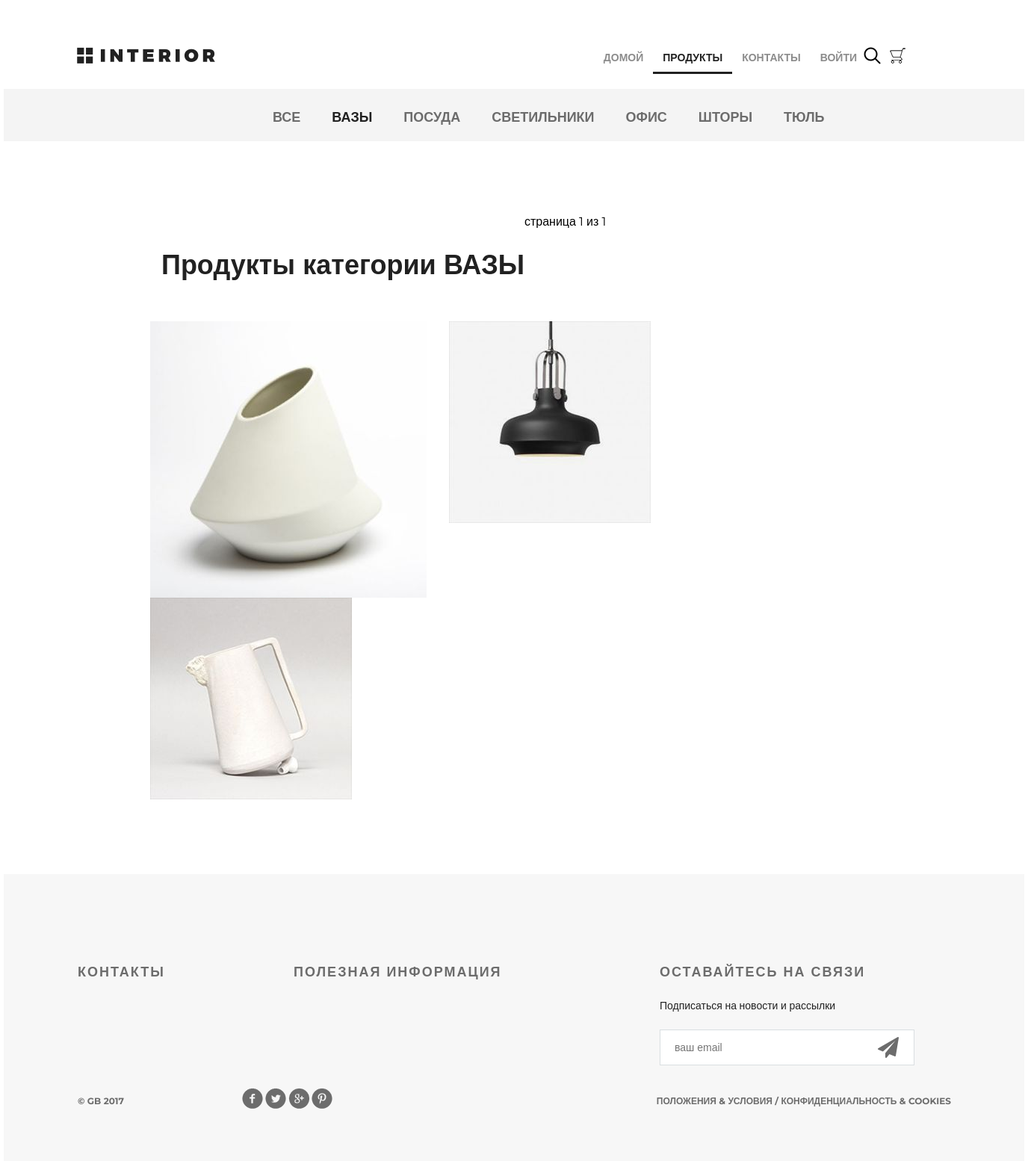
Page /category/1/ on the committed database.
### mainapp/models.py (models this page shows, shortened)
class ProductCategory(models.Model):
    name = models.CharField('название', max_length=64)
    description = models.TextField('описание', blank=True)
    is_active = models.BooleanField('активность', default=True)
    class Meta:
        verbose_name = 'категория'
        verbose_name_plural = 'категории'

class Product(models.Model):
    category = models.ForeignKey(ProductCategory, on_delete=models.CASCADE)
    name = models.CharField('название', max_length=64)
    description = models.TextField('описание', blank=True)
    short_desc = models.CharField('краткое описание', max_length=200, blank=True)
    image = models.ImageField(upload_to='product-img', blank=True)
    price = models.DecimalField(max_digits=8, decimal_places=2, default=0)
    quantity = models.PositiveIntegerField('количество на складе', default=0)
    is_active = models.BooleanField('активность', default=True)
    class Meta:
        verbose_name = 'продукт'
        verbose_name_plural = 'продукты'

### mainapp/views.py (the view)
# urls.py: path('category/<int:pk>/', mainapp.category, name='category'),
def category(request, pk):
    page_num = request.GET.get('page', 1)
    if pk == 0:
        category = {'pk': 0, 'name': 'все'}
        products = Product.objects.all()
    else:
        category = get_object_or_404(ProductCategory, pk=pk)
        products = category.product_set.all()
    products_paginator = Paginator(products, 3)
    try:
        products = products_paginator.page(page_num)
    except PageNotAnInteger:
        products = products_paginator.page(1)
    except EmptyPage:
        products = products_paginator.page(products_paginator.num_pages)
    context = {'page_title': 'товары категории',
               'products': products,
               'category': category,
               'categories': get_menu()}
    return render(request, 'mainapp/products_category.html', context)

### mainapp/views.py (called while the page is built)
def get_menu():
    return ProductCategory.objects.all()

### mainapp/templates/mainapp/products_category.html (shortened to what this page needs)
{% extends 'mainapp/base.html' %}
{% load static %}
{% block centerblock %}
    <div class="hero-white">
        {% include 'mainapp/includes/inc_menu.html' %}
    </div>
    <div class="details">
        {% include 'mainapp/includes/menu_catalog.html' %}
        <div class="details-products">
            <div class="related">
                <div class="title clearfix">
                    <h2>Продукты категории {{ category.name|upper }}</h2>
                    <div class="paginator">
                        <span class="current">страница {{ products.number }} из {{ products.paginator.num_pages }}</span>
                    </div>
                </div>
                <div class="related-products clearfix">
                    {% for product in products %}
                        <div class="block">
                            <a href="{% url 'basic:product_page' product.pk %}">
                                <img src="/media/{{ product.image }}" alt="">
                            </a>
                        </div>
                    {% endfor %}
                </div>
            </div>
        </div>
    </div>
{% endblock %}

### mainapp/templates/mainapp/includes/menu_catalog.html
<div class="links clearfix">
    <ul class="links-menu">
        <li>
            <a href="{% url 'basic:category' 0 %}"
            class='{% if request.resolver_match.url_name == 'category' and request.resolver_match.kwargs.pk == 0 %}active{% endif %}'>
                все
            </a>
        </li>
        {% for category in categories %}
            <li>
                <a href="{% url 'basic:category' category.pk %}"
                class='{% if request.resolver_match.url_name == 'category' and request.resolver_match.kwargs.pk == category.pk %}active{% endif %}'>
                    {{ category.name }}
                </a>
            </li>
        {% endfor %}
    </ul>
</div>

### static/css/style.css (style rules this page uses)
* { margin: 0; padding: 0; }
body { font-family: 'Montserrat', sans-serif; }
html, body { height: 100%; }
.clearfix:after { content: ""; display: block; clear: both; }
.title { height: 152px; margin-right: 15px; }
.title h2 { float: left; margin-top: 118px; color: #212121; font-size: 36px; font-weight: 700; text-align: left; margin-left: 15px; }
.hero-white { background-color: #fff; height: 119px; padding-left: 98px; padding-right: 211px; position: relative; }
.links { height: 70px; background-color: #f4f4f4; position: relative; padding-left: 360px; }
.links-menu { margin: 27px auto 0px; position: absolute; }
.links-menu li { float: left; list-style-type: none; padding-right: 42px; }
.links-menu li a { text-decoration: none; color: #6c6c6c; font-size: 18px; font-weight: 700; text-transform: uppercase; }
.links-menu .active { color: #212121; font-size: 18px; font-weight: 700; }
.details-products { padding-left: 98px; padding-right: 98px; margin-top: 98px; height: 551px; }
.related { padding: 0px 98px; }
.related .title { height: 143px; margin-right: 0; }
.related .title h2 { margin-top: 45px; }
.related-products { margin-bottom: 120px; }
.related-products .block a img { float: left; }
.related-products .block { float: left; margin-right: 30px; display: block; height: 370px; width: 370px; position: relative; }
.related-products .block:nth-child(3n) { margin-right: 0px; }

### rows in the picture
ProductCategory: name "ВАЗЫ"
ProductCategory: name "ПОСУДА"
ProductCategory: name "СВЕТИЛЬНИКИ"
ProductCategory: name "ОФИС"
ProductCategory: name "ШТОРЫ"
ProductCategory: name "ТЮЛЬ"
Product: image (picture)
Product: image (picture)
Product: image (picture)

### other values in the picture
{{ products.number }} "1"
{{ products.paginator.num_pages }} "1"
